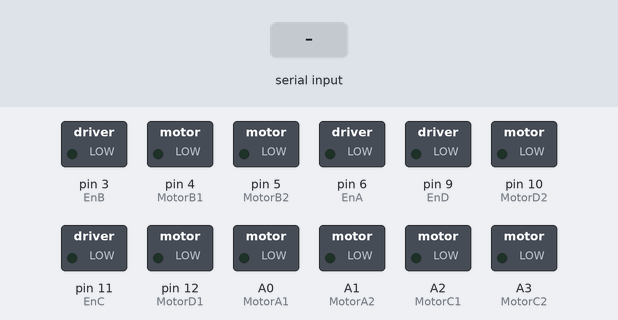
Bench run of a sketch on a simulated Arduino Mega 2560, built with avr-gcc and run on an emulated ATmega2560. Shown: switched loads named in the sketch (green lamp = pin HIGH). The test bench sets the inputs (shaded band). What the sketch prints to the serial monitor is not drawn.

Above: at 4.2 s.
4.3 s: "F" received over the second serial link
At 4.6 s:
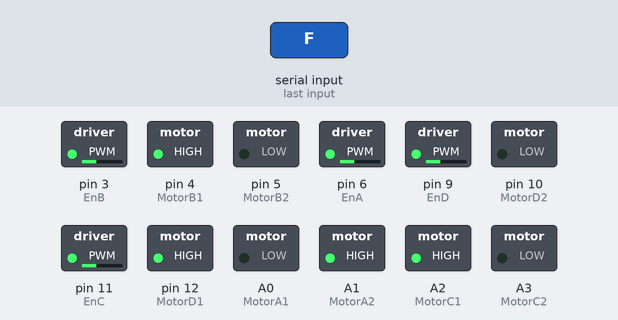
5.8 s: "L" received over the second serial link
At 7.0 s:
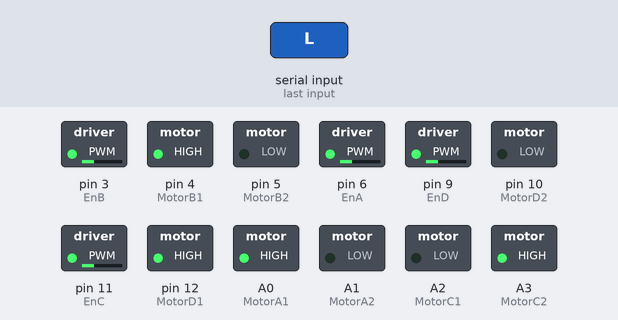
7.3 s: "R" received over the second serial link
At 8.1 s:
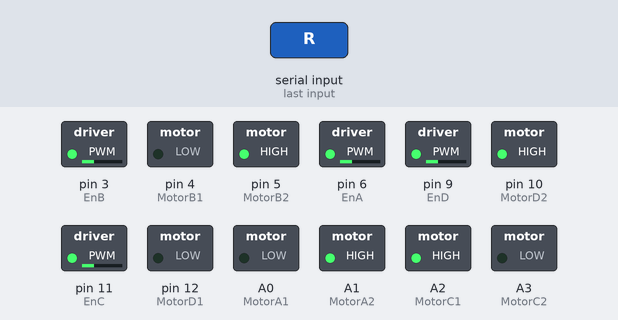
8.8 s: "S" received over the second serial link
At 9.2 s:
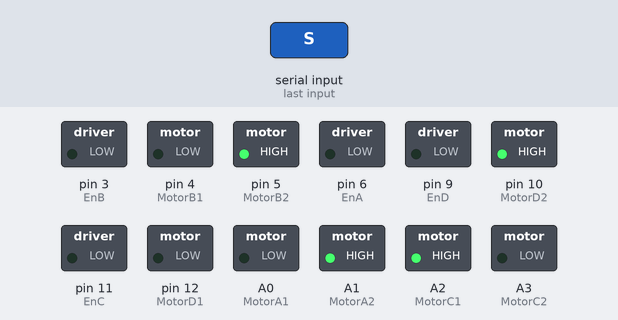
Timing chart, 0 to 11.3 s (numbered marks = the images above; inputs shaded):
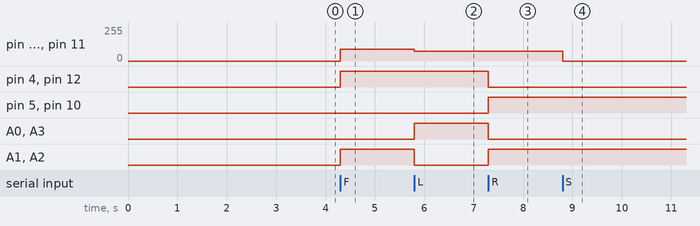

The sketch:

motorControl__for_when_the_bot_had_two_arduinos_.ino
```cpp
#include <SoftwareSerial.h>
#include <Arduino.h>
SoftwareSerial NAV_ARDUINO(8, 7);  // RX, TX

// ✅ Motor control pins
const int EnA = 6, MotorA1 = A0, MotorA2 = A1;
const int EnB = 3, MotorB1 = 4, MotorB2 = 5;
const int EnC = 11, MotorC1 = A2, MotorC2 = A3;
const int EnD = 9, MotorD1 = 12, MotorD2 = 10;

#define DRIVE_SPEED 90
#define TURN_SPEED 75

void setup() {
  delay(3000);
  Serial.begin(9600);
  NAV_ARDUINO.begin(9600);

  pinMode(EnA, OUTPUT);
  pinMode(MotorA1, OUTPUT);
  pinMode(MotorA2, OUTPUT);
  pinMode(EnB, OUTPUT);
  pinMode(MotorB1, OUTPUT);
  pinMode(MotorB2, OUTPUT);
  pinMode(EnC, OUTPUT);
  pinMode(MotorC1, OUTPUT);
  pinMode(MotorC2, OUTPUT);
  pinMode(EnD, OUTPUT);
  pinMode(MotorD1, OUTPUT);
  pinMode(MotorD2, OUTPUT);

  Serial.println(F("✅ Motor Control Arduino Ready."));
}

void loop() {
  if (NAV_ARDUINO.available()) {

    /*String message = NAV_ARDUINO.readStringUntil('\ln');
    Serial.print("\n Recieved \n");
    Serial.print(message);  // Print received data from Mega
    */

    char command = NAV_ARDUINO.read();
    //NAV_ARDUINO.flush();  // ✅ Clears buffer to prevent stuck commands
      switch (command) {
      case 'F':
        Serial.println(F("➡ Moving Forward"));
        moveForward();
        break;
      case 'L':
        Serial.println(F("↪ Turning Left"));
        turnLeft();
        break;
      case 'R':
        Serial.println(F("↩ Turning Right"));
        turnRight();
        break;
      case 'S':
        Serial.println(F("🛑 Stopping"));
        stopMotors();
        break;
    }

    delay(10);
  }
}

// ✅ Moves forward
void moveForward() {
  digitalWrite(MotorA1, LOW); digitalWrite(MotorA2, HIGH);
  digitalWrite(MotorB1, HIGH); digitalWrite(MotorB2, LOW);
  digitalWrite(MotorC1, HIGH); digitalWrite(MotorC2, LOW);
  digitalWrite(MotorD1, HIGH); digitalWrite(MotorD2, LOW);

  analogWrite(EnA, DRIVE_SPEED);
  analogWrite(EnB, DRIVE_SPEED);
  analogWrite(EnC, DRIVE_SPEED);
  analogWrite(EnD, DRIVE_SPEED);

  delay(100);  // ✅ Prevent rapid stopping
}

// ✅ Turns left
void turnLeft() {
  digitalWrite(MotorA1, HIGH); digitalWrite(MotorA2, LOW);
  digitalWrite(MotorB1, HIGH); digitalWrite(MotorB2, LOW);
  digitalWrite(MotorC1, LOW); digitalWrite(MotorC2, HIGH);
  digitalWrite(MotorD1, HIGH); digitalWrite(MotorD2, LOW);

  analogWrite(EnA, TURN_SPEED);
  analogWrite(EnB, TURN_SPEED);
  analogWrite(EnC, TURN_SPEED);
  analogWrite(EnD, TURN_SPEED);

  delay(100);  // ✅ Prevent rapid switching
}

// ✅ Turns right
void turnRight() {
  digitalWrite(MotorA1, LOW); digitalWrite(MotorA2, HIGH);
  digitalWrite(MotorB1, LOW); digitalWrite(MotorB2, HIGH);
  digitalWrite(MotorC1, HIGH); digitalWrite(MotorC2, LOW);
  digitalWrite(MotorD1, LOW); digitalWrite(MotorD2, HIGH);

  analogWrite(EnA, TURN_SPEED);
  analogWrite(EnB, TURN_SPEED);
  analogWrite(EnC, TURN_SPEED);
  analogWrite(EnD, TURN_SPEED);

  delay(100);  // ✅ Prevent rapid switching
}

// ✅ Stops all motors
void stopMotors() {
  analogWrite(EnA, 0);
  analogWrite(EnB, 0);
  analogWrite(EnC, 0);
  analogWrite(EnD, 0);
}
```

Measured:
- after the input at 4.3 s, pin 3 (EnB), pin 6 (EnA), pin 9 (EnD), pin 11 (EnC): 0/255 → 90/255 at once; pin 4 (MotorB1), pin 12 (MotorD1), A1 (MotorA2), A2 (MotorC1): LOW → HIGH at once
- after the input at 5.8 s, pin 3 (EnB), pin 6 (EnA), pin 9 (EnD), pin 11 (EnC): 90/255 → 75/255 at once; A0 (MotorA1), A3 (MotorC2): LOW → HIGH at once; A1 (MotorA2), A2 (MotorC1): HIGH → LOW at once
- after the input at 7.3 s, pin 4 (MotorB1), pin 12 (MotorD1), A0 (MotorA1), A3 (MotorC2): HIGH → LOW at once; pin 5 (MotorB2), pin 10 (MotorD2), A1 (MotorA2), A2 (MotorC1): LOW → HIGH at once
- after the input at 8.8 s, pin 3 (EnB), pin 6 (EnA), pin 9 (EnD), pin 11 (EnC): 75/255 → 0/255 at once
